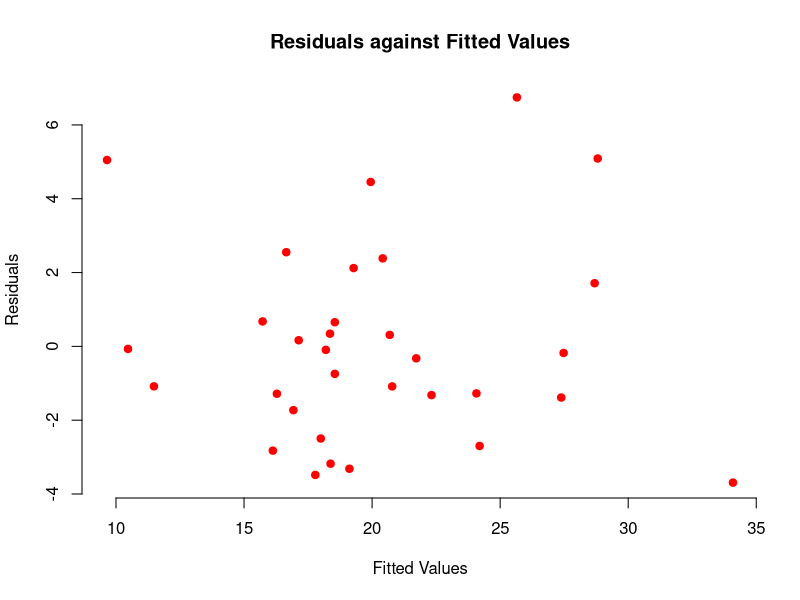
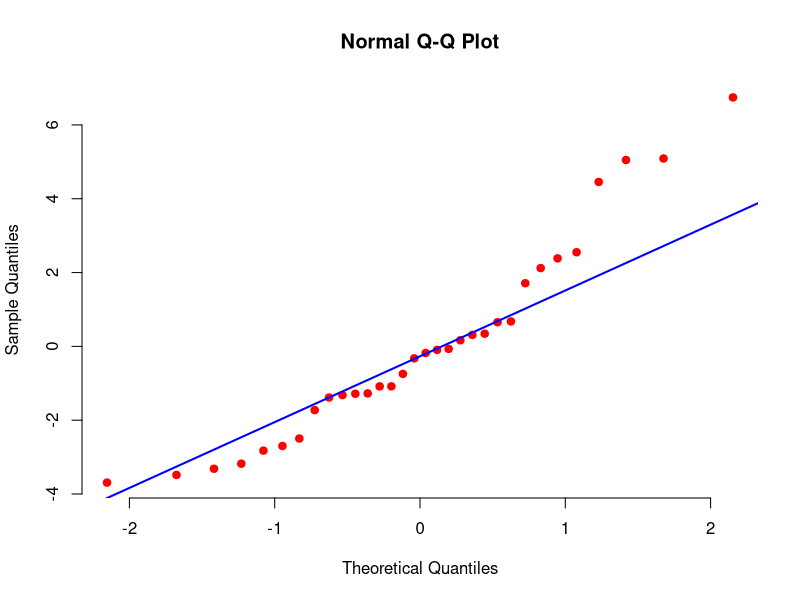
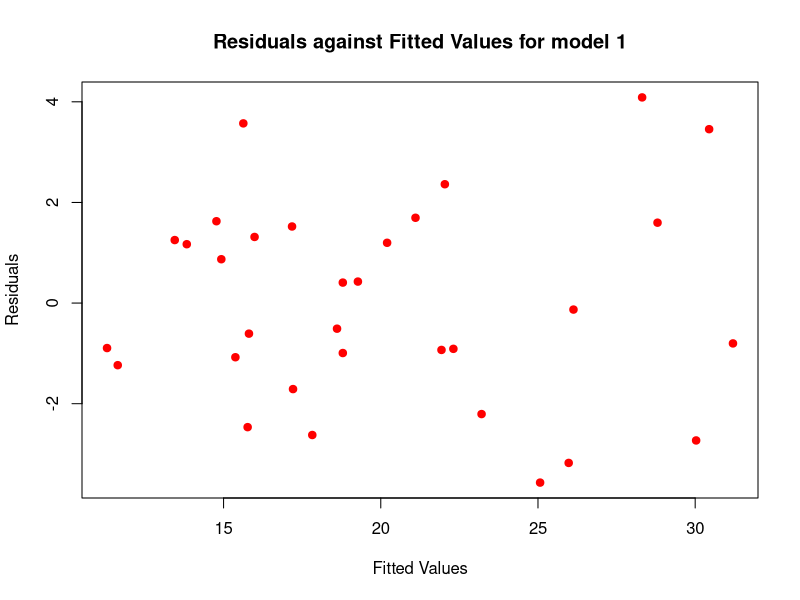
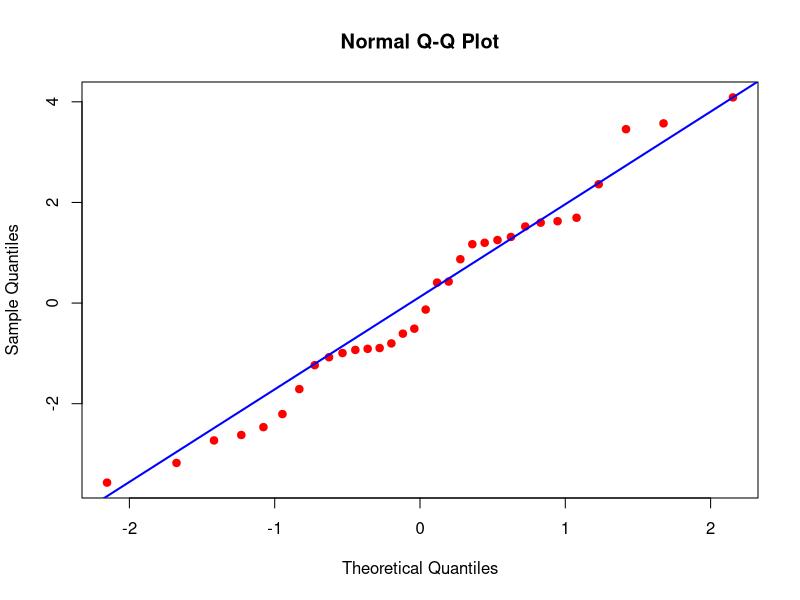
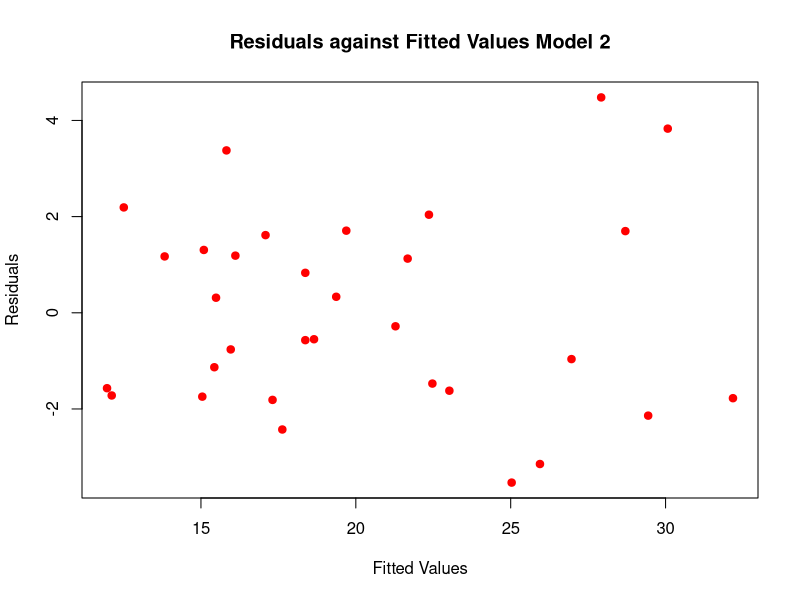
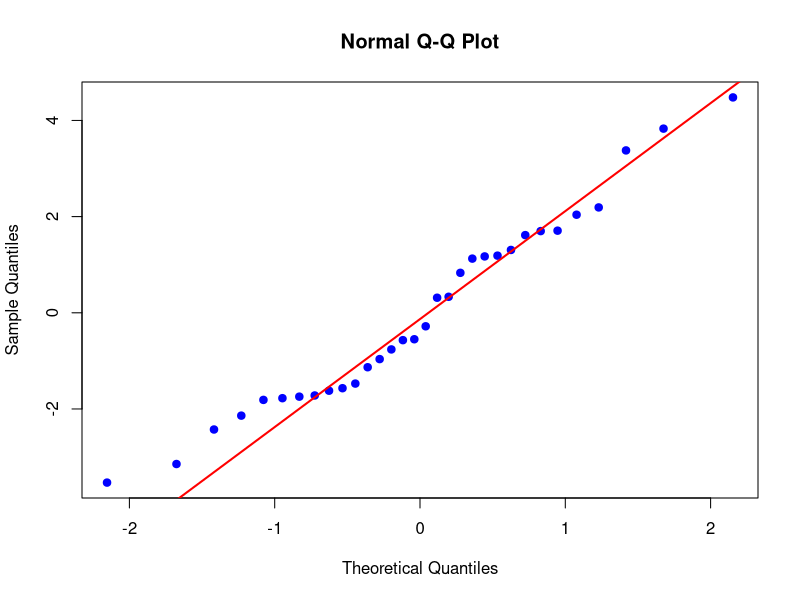

The R script that drew these images, in order:

# Loading mtcars data set from a mtcars.csv file
mtcars <- read.csv(file='mtcars.csv', header=TRUE, sep=",")

# Converting appropriate variables to factors  
mtcars2 <- within(mtcars, {
   vs <- factor(vs)
   am <- factor(am)
   cyl  <- factor(cyl)
   gear <- factor(gear)
   carb <- factor(carb)
})


# Print the first six rows
print("head")
head(mtcars2, 6)

myvars <- c("mpg","wt","drat")
mtcars_subset <- mtcars2[myvars]

# Print the first six rows
print("head")
head(mtcars_subset, 6)

# Print the correlation matrix
print("cor")
corr_matrix <- cor(mtcars_subset, method = "pearson")
round(corr_matrix, 4)

# Create the multiple regression model and print summary statistics. Note that this model includes the interaction term. 
model1 <- lm(mpg ~ wt + drat + wt:drat, data=mtcars_subset)
summary(model1)

# Subsetting data to only include the variables that are needed
myvars <- c("mpg","wt","drat","am")
mtcars_subset <- mtcars2[myvars]

# Create the model
model2 <- lm(mpg ~ wt + drat + wt:drat + am, data=mtcars_subset)
summary(model2)

# predicted values
print("fitted")
fitted_values <- fitted.values(model2) 
fitted_values

# residuals
print("residuals")
residuals <- residuals(model2)
residuals

plot(fitted_values, residuals, 
     main = "Residuals against Fitted Values",
     xlab = "Fitted Values", ylab = "Residuals",
     col="red", 
     pch = 19, frame = FALSE)

qqnorm(residuals, pch = 19, col="red", frame = FALSE)
qqline(residuals, col = "blue", lwd = 2)

# confidence intervals for model parameters
print("confint")
conf_90_int <- confint(model2, level=0.90) 
round(conf_90_int, 4)

newdata <- data.frame(wt=3.88, drat=3.05, am='1')

print("prediction interval")
prediction_pred_int <- predict(model2, newdata, interval="predict", level=0.90) 
round(prediction_pred_int, 4)

print("confidence interval")
prediction_conf_int <- predict(model2, newdata, interval="confidence", level=0.90) 
round(prediction_conf_int, 4)

# Loading mtcars data set from a mtcars.csv file
mtcars <- read.csv(file='mtcars.csv', header=TRUE, sep=",")

# Converting appropriate variables to factors  
mtcars2 <- within(mtcars, {
   vs <- factor(vs)
   am <- factor(am)
   cyl  <- factor(cyl)
   gear <- factor(gear)
   carb <- factor(carb)
})

# Subsetting data to only include the variables that are needed for model 1
myvars <- c("mpg","wt","drat","hp")
mtcars_subset <- mtcars2[myvars]

# Print the first six rows
print("head")
head(mtcars_subset, 6)

# Print the correlation matrix
print("correlation matrix for mpg, wt, drat & hp")
corr_matrix <- cor(mtcars_subset, method = "pearson")
round(corr_matrix, 4)

# Create the model for weight, gear ratio, horsepower, interaction of weight & gear ratio, and interaction of weight & horsepower 
model1 <- lm(mpg ~ wt + drat + hp + wt:drat + wt:hp, data=mtcars_subset)
summary(model1)

# predicted values for model 1 variables
print("fitted values for model 1")
fitted_values <- fitted.values(model1) 
fitted_values

# residuals for model 1 variables
print("residuals for model 1")
residuals <- residuals(model1)
residuals

# residuals against fitted values for model 1 variables
plot(fitted_values, residuals, 
     main = "Residuals against Fitted Values for model 1",
     xlab = "Fitted Values", ylab = "Residuals",
     col="red", 
     pch = 19)

# Q-Q plot for model 1
qqnorm(residuals, pch = 19, col="red")
qqline(residuals, col = "blue", lwd = 2)

# predictions with hypothetical values for model 1 variables
newdata <- data.frame(wt=2.965, drat=2.91, hp=210)

print("prediction interval for model 1 hypothetical values")
prediction_pred_int <- predict(model1, newdata, interval="predict", level=0.95) 
round(prediction_pred_int, 4)

print("confidence interval for model 1 hypothetical values")
prediction_conf_int <- predict(model1, newdata, interval="confidence", level=0.95) 
round(prediction_conf_int, 4)

# Subsetting data to only include the variables that are needed for model 2
myvars <- c("mpg","wt","cyl","hp", "cyl")
mtcars_subset <- mtcars2[myvars]

# Print the first six rows
print("head")
head(mtcars_subset, 6)

# Create the model for weight, horsepower, interaction of weight & horsepower, and number of cylinders
model2 <- lm(mpg ~ wt + hp + wt:hp + cyl, data=mtcars_subset)
summary(model2)

# predicted values for model 2 variables
print("fitted values for model 2")
fitted_values <- fitted.values(model2) 
fitted_values

# residuals for model 2 variables
print("residuals for model 2")
residuals <- residuals(model2)
residuals

# residuals against fitted values for model 2 variables
plot(fitted_values, residuals, 
     main = "Residuals against Fitted Values Model 2",
     xlab = "Fitted Values", ylab = "Residuals",
     col="red", 
     pch = 19)

# Q-Q plot for model 2
qqnorm(residuals, pch = 19, col="blue")
qqline(residuals, col = "red", lwd = 2)

# predictions with hypothetical values for model 2 variables
newdata <- data.frame(wt=2.965, cyl='6', hp=210)

print("prediction interval for model 2 hypothetical values")
prediction_pred_int <- predict(model2, newdata, interval="predict", level=0.95) 
round(prediction_pred_int, 4)

print("confidence interval for model 2 hypothetical values")
prediction_conf_int <- predict(model2, newdata, interval="confidence", level=0.95) 
round(prediction_conf_int, 4)
